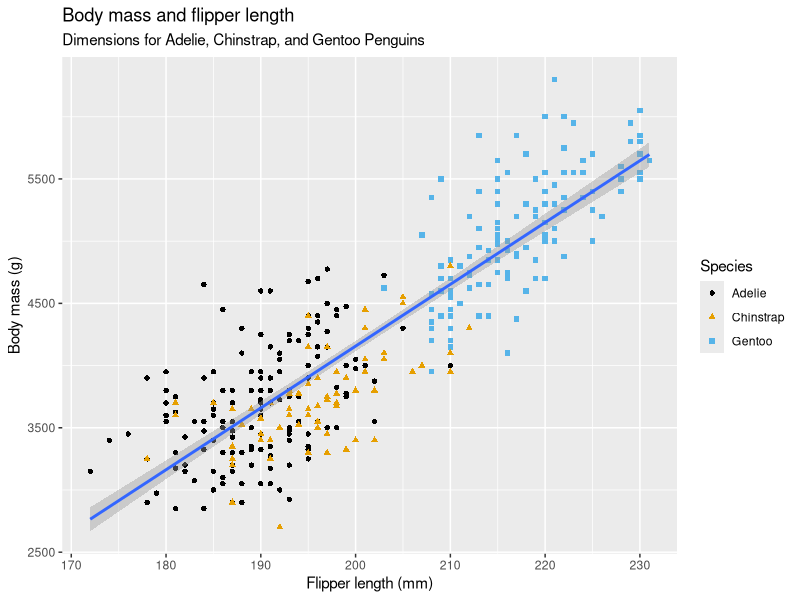
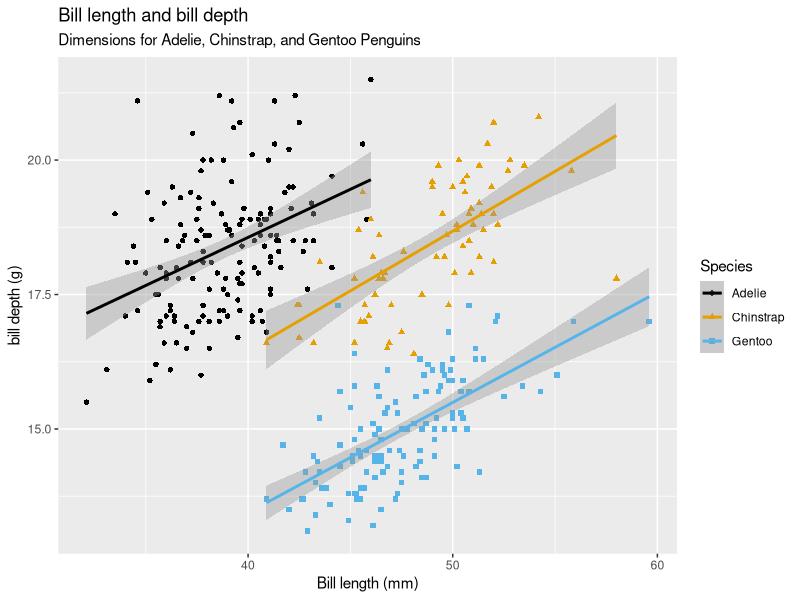
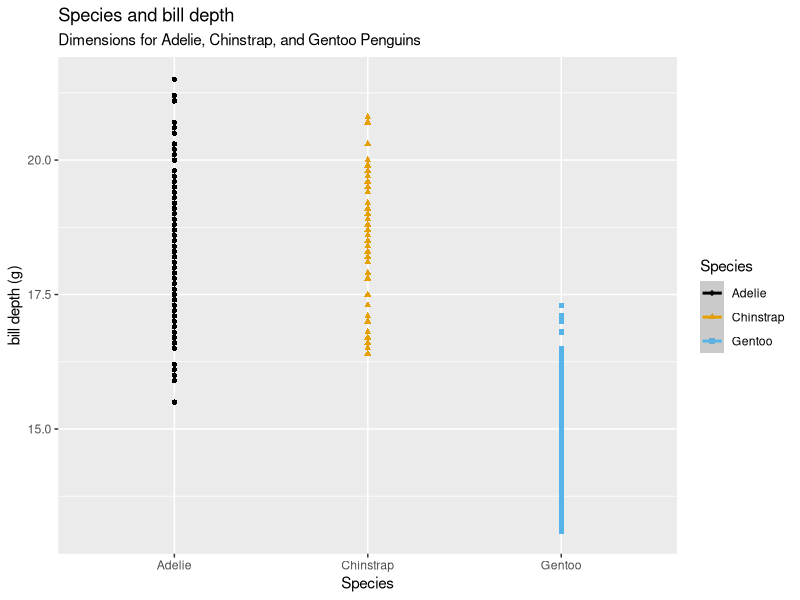
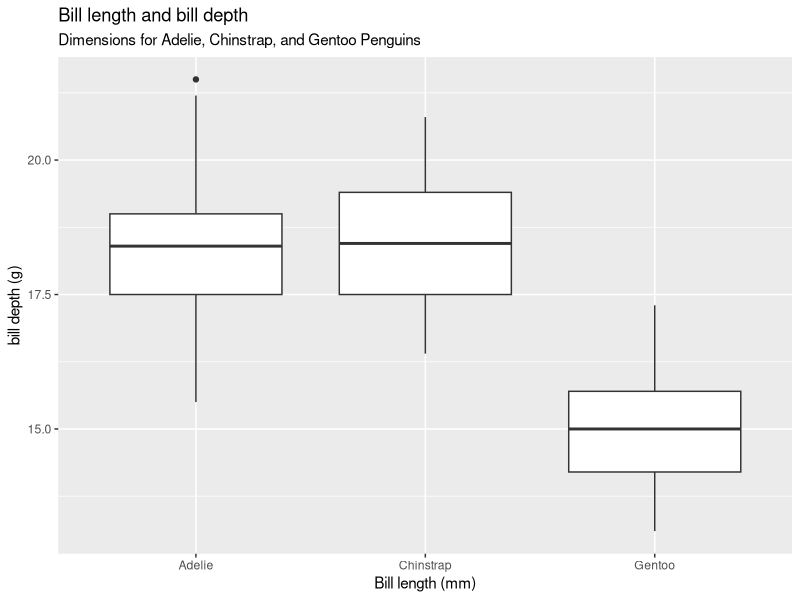

Write the R code that produced these figures, in order. (Note: this script raises an error after producing the figures.)
library(tidyverse)
library(palmerpenguins)
library(ggthemes)

#Do penguins with longer flippers weigh more or less than penguins with shorter flippers?
#What does the relationship between flipper length and body mass look like?
#Is it positive? Negative? Linear? Nonlinear? 
#Does the relationship vary by the species of the penguin?
#How about by the island where the penguin lives? 
penguins
glimpse(penguins)

ggplot(
  data = penguins,
  mapping = aes(x = flipper_length_mm, y = body_mass_g)
) +
  geom_point(mapping = aes(color = species, shape = species)) +
geom_smooth(method = "lm") +
labs(
  title = "Body mass and flipper length",
  subtitle = "Dimensions for Adelie, Chinstrap, and Gentoo Penguins",
  x = "Flipper length (mm)", y = "Body mass (g)",
  color = "Species", shape = "Species"
) +
  scale_color_colorblind()



####################################################################
############################EXCERCISES##############################

####1 How many rows are in penguins? How many columns?
dim(penguins)
#-344 rows and 8 columns



####2 What does the bill_depth_mm variable in the penguins data frame describe?
    # #Read the help for ?penguins to find out.
?penguins
#-a number denoting bill depth (millimeters)



####3 Make a scatterplot of bill_depth_mm vs. bill_length_mm. That is,
    # make a scatterplot with bill_depth_mm on the y-axis and bill_length_mm
    # on the x-axis. Describe the relationship between these two variables.
ggplot(
  data = penguins,
  mapping = aes(x = bill_length_mm, y = bill_depth_mm,color = species, shape = species)
) +
  geom_point(mapping = aes()) +
  geom_smooth(method = "lm") +
  labs(
    title = "Bill length and bill depth",
    subtitle = "Dimensions for Adelie, Chinstrap, and Gentoo Penguins",
    x = "Bill length (mm)", y = "bill depth (g)",
    color = "Species", shape = "Species"
  ) +
  scale_color_colorblind()
#In each presented species of penguins there is a relationship,
#the longer the bill, the deeper it is, but the adelie group is most scattered. On the scatter plot of these variables
#it can be seen that these are features that can easily delimit species affiliation,
#on the graph three visible groups are formed.
#Adeline have shorter bill then other presented species.
#Christian and gentoo have longer bills but we can we can separate them
#with bill depth. the Gentoo have smaller bill depth ther rest.




####4 What happens if you make a scatterplot of species vs. bill_depth_mm?
#   What might be a better choice of geom?

#scatterplot of species vs. bill_depth_mm
ggplot(
  data = penguins,
  mapping = aes(x = species, y = bill_depth_mm,color = species, shape = species)
) +
  geom_point(mapping = aes()) +
  geom_smooth(method = "lm") +
  labs(
    title = "Species and bill depth",
    subtitle = "Dimensions for Adelie, Chinstrap, and Gentoo Penguins",
    x = "Species", y = "bill depth (g)",
    color = "Species", shape = "Species"
  ) +
  scale_color_colorblind()

#We can see that the scatterplot is not best option to this example,
#we can see that Adeline and Chinstrap have bigger depth of bill than Gentoo,
#but we dont se destribution of this feature, the shapes overlap and we don't see
#how many observations there are with a specific value.
#Better choice would be boxplot so we can se destribution of variable in diffrent species.
ggplot(
  data = penguins,
  mapping = aes(x = species, y = bill_depth_mm)
) +
  geom_boxplot() +
  
  labs(
    title = "Bill length and bill depth",
    subtitle = "Dimensions for Adelie, Chinstrap, and Gentoo Penguins",
    x = "Bill length (mm)", y = "bill depth (g)",
    color = "Species", shape = "Species"
  ) +
  scale_color_colorblind()




####5 Why does the following give an error and how would you fix it?
#   
ggplot(data = penguins) + 
geom_point()
#-`geom_point()` requires the following missing aesthetics: x and y. 
#I need to specify wchich variable i want to desplay on the chart.
ggplot(data = penguins) + 
  geom_point(aes(x=bill_depth_mm,y=flipper_length_mm))





####6 What does the na.rm argument do in geom_point()?
    #What is the default value of the argument? 
    #Create a scatterplot where you successfully use this argument set to TRUE.
?geom_point()
#na.rm-If FALSE, the default, missing values are removed with a warning.
#If TRUE, missing values are silently removed.
ggplot(data = penguins) + 
  geom_point(mapping=aes(x=bill_depth_mm,y=flipper_length_mm),na.rm =TRUE)




####7 Add the following caption to the plot you made in the previous exercise:
#   “Data come from the palmerpenguins package.”
# Hint: Take a look at the documentation for labs().
?labs()
ggplot(data = penguins) + 
  geom_point(mapping=aes(x=bill_depth_mm,y=flipper_length_mm),na.rm =TRUE )+
  labs(caption='Data come from the palmerpenguins package.')



####8 Recreate the following visualization. What aesthetic should bill_depth_mm
# be mapped to? And should it be mapped at the global level or at the geom level
?geom_smooth
ggplot(
  data = penguins,
  mapping = aes(x = flipper_length_mm, y = body_mass_g)
) +
  geom_point(mapping=aes(color = bill_depth_mm)) +
  geom_smooth(method = "gam") +
  labs(
    title = "Body mass and flipper length",
    subtitle = "Dimensions for Adelie, Chinstrap, and Gentoo Penguins",
    x = "Flipper length (mm)", y = "Body mass (g)",
    color = "Species"
  ) 
#in geom level because in global r want to have groups;
#2: The following aesthetics were dropped during statistical transformation: colour.
#ℹ This can happen when ggplot fails to infer the correct grouping structure in the data.
#ℹ Did you forget to specify a `group` aesthetic or to convert a numerical variable into a factor? 


####9 Run this code in your head and predict what the output will look like.
    #Then, run the code in R and check your predictions.
?geom_smooth
#se - Display confidence interval around smooth? (TRUE by default, see level to control.)
ggplot(
  data = penguins,
  mapping = aes(x = flipper_length_mm, y = body_mass_g, color = island)
) +
  geom_point() +
  geom_smooth(se = FALSE)

####10 Will these two graphs look different? Why/why not?
  
  ggplot(
    data = penguins,
    mapping = aes(x = flipper_length_mm, y = body_mass_g)
  ) +
  geom_point() +
  geom_smooth()

ggplot() +
  geom_point(
    data = penguins,
    mapping = aes(x = flipper_length_mm, y = body_mass_g)
  ) +
  geom_smooth(
    data = penguins,
    mapping = aes(x = flipper_length_mm, y = body_mass_g)
  )
#NO diffrents, because we use the same mapping in global and in smooth, we only need to specify this x and y ones, there is no grouping   